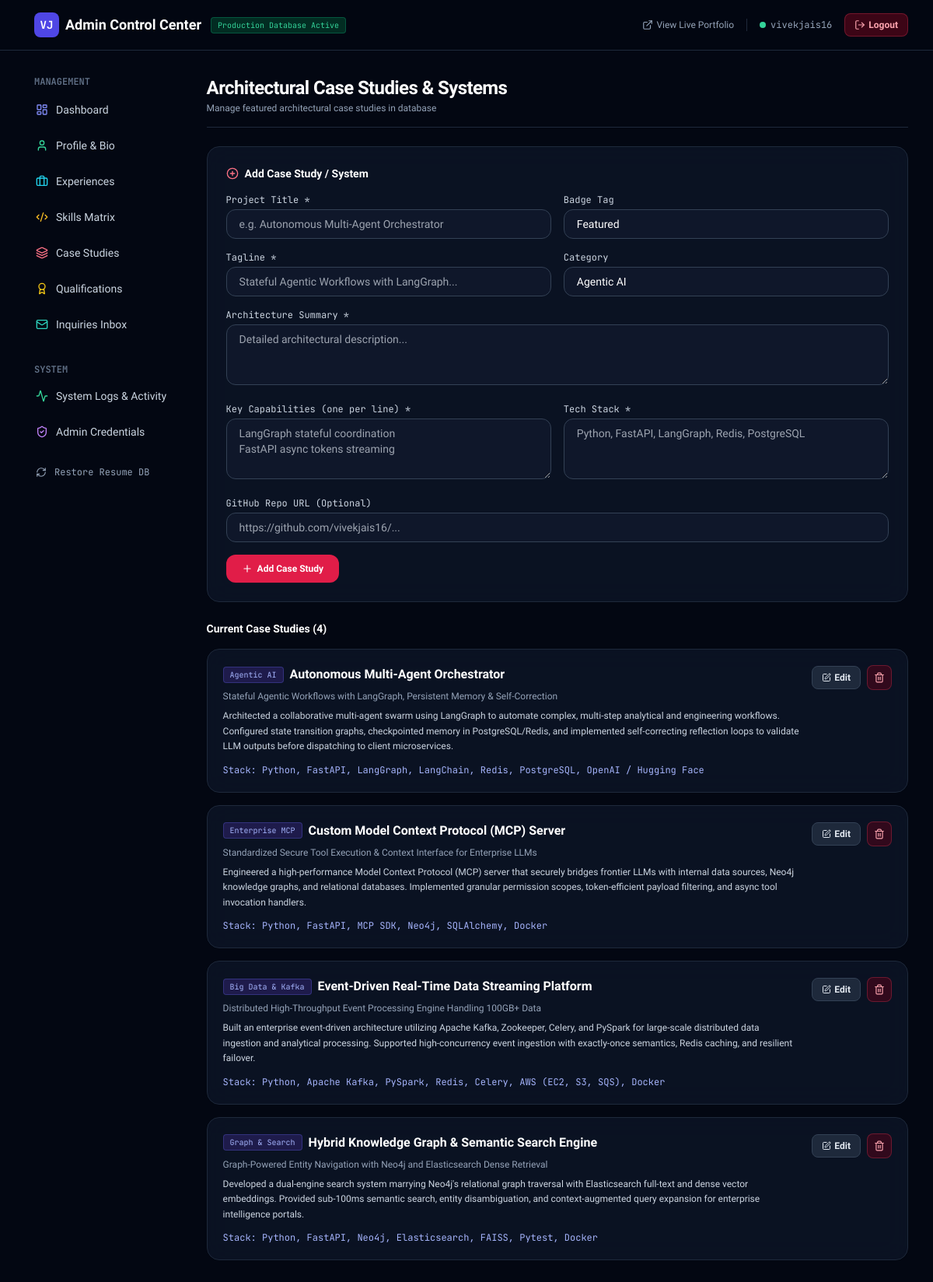
/admin/projects (signed in), run on the app's committed database.
### app/models/project.py (models this page shows)
class Project(Base):
    __tablename__ = "projects"
    id = Column(Integer, primary_key=True, index=True)
    title = Column(String(150), nullable=False)
    tagline = Column(String(255), nullable=False)
    category = Column(String(100), nullable=False)  # e.g., "Agentic AI", "Microservices", "RAG & Vector DB"
    architecture_summary = Column(Text, nullable=False)
    key_features = Column(Text, nullable=False)  # JSON or newline-separated list
    tech_stack = Column(String(255), nullable=False)
    github_url = Column(String(255), nullable=True)
    live_demo_url = Column(String(255), nullable=True)
    badge = Column(String(50), default="Featured")
    icon = Column(String(50), default="box")
    featured = Column(Boolean, default=True)
    display_order = Column(Integer, default=0)

### app/admin/router.py (the view)
@admin_router.get("/projects", response_class=HTMLResponse)
async def admin_projects_view(
    request: Request,
    admin_user: str = Depends(require_admin),
    db: Session = Depends(get_db),
):
    projects = PortfolioService.get_projects(db)
    return templates.TemplateResponse(
        request=request,
        name="admin/projects.html",
        context={"admin_user": admin_user, "projects": projects, "edit_proj": None},
    )

### app/templates/admin/projects.html (shortened to what this page needs)
{% extends "admin/base.html" %}
{% block content %}
<div class="space-y-6">
    <div class="flex items-center justify-between border-b border-slate-800 pb-4">
        <div>
            <h1 class="text-2xl font-bold text-white tracking-tight">Architectural Case Studies & Systems</h1>
            <p class="text-xs text-slate-400 mt-0.5">Manage featured architectural case studies in database</p>
        </div>
    </div>
    <div class="glass-panel rounded-2xl p-6 border border-slate-800 space-y-4">
        <h2 class="font-bold text-sm text-white flex items-center gap-2">
            <i data-lucide="plus-circle" class="w-4 h-4 text-rose-400"></i> Add Case Study / System
        </h2>
        <form action="/admin/projects/add" method="post" class="space-y-4">
            <div class="grid grid-cols-1 sm:grid-cols-2 gap-4">
                <div>
                    <label class="block text-xs font-mono text-slate-300 mb-1">Project Title *</label>
                    <input type="text" name="title" required placeholder="e.g. Autonomous Multi-Agent Orchestrator" class="w-full px-4 py-2 rounded-xl bg-slate-900 border border-slate-700 text-sm text-white focus:outline-none focus:border-rose-500">
                </div>
                <div>
                    <label class="block text-xs font-mono text-slate-300 mb-1">Badge Tag</label>
                    <input type="text" name="badge" value="Featured" placeholder="Agentic AI / Big Data" class="w-full px-4 py-2 rounded-xl bg-slate-900 border border-slate-700 text-sm text-white focus:outline-none focus:border-rose-500">
                </div>
            </div>
            <div class="grid grid-cols-1 sm:grid-cols-2 gap-4">
                <div>
                    <label class="block text-xs font-mono text-slate-300 mb-1">Tagline *</label>
                    <input type="text" name="tagline" required placeholder="Stateful Agentic Workflows with LangGraph..." class="w-full px-4 py-2 rounded-xl bg-slate-900 border border-slate-700 text-sm text-white focus:outline-none focus:border-rose-500">
                </div>
                <div>
                    <label class="block text-xs font-mono text-slate-300 mb-1">Category</label>
                    <input type="text" name="category" value="Agentic AI" placeholder="Agentic AI / Microservices" class="w-full px-4 py-2 rounded-xl bg-slate-900 border border-slate-700 text-sm text-white focus:outline-none focus:border-rose-500">
                </div>
            </div>
            <div>
                <label class="block text-xs font-mono text-slate-300 mb-1">Architecture Summary *</label>
                <textarea name="architecture_summary" rows="3" required placeholder="Detailed architectural description..." class="w-full px-4 py-2 rounded-xl bg-slate-900 border border-slate-700 text-sm text-white focus:outline-none focus:border-rose-500"></textarea>
            </div>
            <div class="grid grid-cols-1 sm:grid-cols-2 gap-4">
                <div>
                    <label class="block text-xs font-mono text-slate-300 mb-1">Key Capabilities (one per line) *</label>
                    <textarea name="key_features" rows="3" required placeholder="LangGraph stateful coordination&#10;FastAPI async tokens streaming" class="w-full px-4 py-2 rounded-xl bg-slate-900 border border-slate-700 text-sm text-white focus:outline-none focus:border-rose-500"></textarea>
                </div>
                <div>
                    <label class="block text-xs font-mono text-slate-300 mb-1">Tech Stack *</label>
                    <textarea name="tech_stack" rows="3" required placeholder="Python, FastAPI, LangGraph, Redis, PostgreSQL" class="w-full px-4 py-2 rounded-xl bg-slate-900 border border-slate-700 text-sm text-white focus:outline-none focus:border-rose-500"></textarea>
                </div>
            </div>
            <div>
                <label class="block text-xs font-mono text-slate-300 mb-1">GitHub Repo URL (Optional)</label>
                <input type="url" name="github_url" placeholder="https://github.com/vivekjais16/..." class="w-full px-4 py-2 rounded-xl bg-slate-900 border border-slate-700 text-sm text-white focus:outline-none focus:border-rose-500">
            </div>
            <button type="submit" class="px-5 py-2.5 rounded-xl font-semibold text-xs bg-rose-600 hover:bg-rose-500 text-white transition flex items-center gap-1.5">
                <i data-lucide="plus" class="w-3.5 h-3.5"></i> Add Case Study
            </button>
        </form>
    </div>
    <div class="space-y-4">
        <h2 class="font-bold text-sm text-white">Current Case Studies ({{ projects|length }})</h2>
        {% for proj in projects %}
        <div class="glass-panel rounded-2xl p-5 border border-slate-800 flex items-start justify-between gap-4">
            <div class="space-y-2">
                <div class="flex items-center gap-2">
                    <span class="px-2 py-0.5 rounded text-[10px] bg-indigo-950 text-indigo-300 border border-indigo-500/30 font-mono">{{ proj.badge }}</span>
                    <h3 class="font-bold text-white text-base">{{ proj.title }}</h3>
                </div>
                <div class="text-xs text-slate-400 font-medium">{{ proj.tagline }}</div>
                <p class="text-xs text-slate-300 leading-relaxed max-w-3xl">{{ proj.architecture_summary }}</p>
                <div class="text-xs text-indigo-300 font-mono pt-1">Stack: {{ proj.tech_stack }}</div>
            </div>
            <div class="flex items-center gap-2">
                <a href="/admin/projects/edit/{{ proj.id }}" class="px-3 py-1.5 rounded-lg bg-slate-800 hover:bg-slate-700 text-slate-200 text-xs font-semibold border border-slate-700 transition flex items-center gap-1">
                    <i data-lucide="edit" class="w-3 h-3"></i> Edit
                </a>
                <form action="/admin/projects/delete/{{ proj.id }}" method="post" onsubmit="return confirm('Delete this project?');">
                    <button type="submit" class="p-2 rounded-lg bg-rose-950/60 hover:bg-rose-900 text-rose-300 border border-rose-500/30 transition">
                        <i data-lucide="trash-2" class="w-3.5 h-3.5"></i>
                    </button>
                </form>
            </div>
        </div>
        {% endfor %}
    </div>
</div>
{% endblock %}

### app/static/css/custom.css (style rules this page uses)
:root { --font-sans: 'Plus Jakarta Sans', -apple-system, BlinkMacSystemFont, 'Segoe UI', Roboto, sans-serif; --font-mono: 'JetBrains Mono', monospace; }
body { font-family: var(--font-sans); background-color: #030712; color: #f3f4f6; overflow-x: hidden; }
.glass-panel { background: rgba(15, 23, 42, 0.7); backdrop-filter: blur(16px); -webkit-backdrop-filter: blur(16px); border: 1px solid rgba(255, 255, 255, 0.08); }
.font-mono { font-family: var(--font-mono); }

### data on the page
Project: badge "Agentic AI", title "Autonomous Multi-Agent Orchestrator", tagline "Stateful Agentic Workflows with LangGraph, Persistent Memory & Self-Correction", architecture_summary "Architected a collaborative multi-agent swarm using LangGraph to automate complex, multi-step analytical and engineering workflows. Configured state transition graphs, checkpointed memory in PostgreSQL/Redis, and implemented self-correcting reflection loops to validate LLM outputs before dispatching to client microservices.", tech_stack "Python, FastAPI, LangGraph, LangChain, Redis, PostgreSQL, OpenAI / Hugging Face"
Project: badge "Enterprise MCP", title "Custom Model Context Protocol (MCP) Server", tagline "Standardized Secure Tool Execution & Context Interface for Enterprise LLMs", architecture_summary "Engineered a high-performance Model Context Protocol (MCP) server that securely bridges frontier LLMs with internal data sources, Neo4j knowledge graphs, and relational databases. Implemented granular permission scopes, token-efficient payload filtering, and async tool invocation handlers.", tech_stack "Python, FastAPI, MCP SDK, Neo4j, SQLAlchemy, Docker"
Project: badge "Big Data & Kafka", title "Event-Driven Real-Time Data Streaming Platform", tagline "Distributed High-Throughput Event Processing Engine Handling 100GB+ Data", architecture_summary "Built an enterprise event-driven architecture utilizing Apache Kafka, Zookeeper, Celery, and PySpark for large-scale distributed data ingestion and analytical processing. Supported high-concurrency event ingestion with exactly-once semantics, Redis caching, and resilient failover.", tech_stack "Python, Apache Kafka, PySpark, Redis, Celery, AWS (EC2, S3, SQS), Docker"
Project: badge "Graph & Search", title "Hybrid Knowledge Graph & Semantic Search Engine", tagline "Graph-Powered Entity Navigation with Neo4j and Elasticsearch Dense Retrieval", architecture_summary "Developed a dual-engine search system marrying Neo4j's relational graph traversal with Elasticsearch full-text and dense vector embeddings. Provided sub-100ms semantic search, entity disambiguation, and context-augmented query expansion for enterprise intelligence portals.", tech_stack "Python, FastAPI, Neo4j, Elasticsearch, FAISS, Pytest, Docker"

### other printed values
{{ admin_user }} "vivekjais16"
{{ projects|length }} "4"
